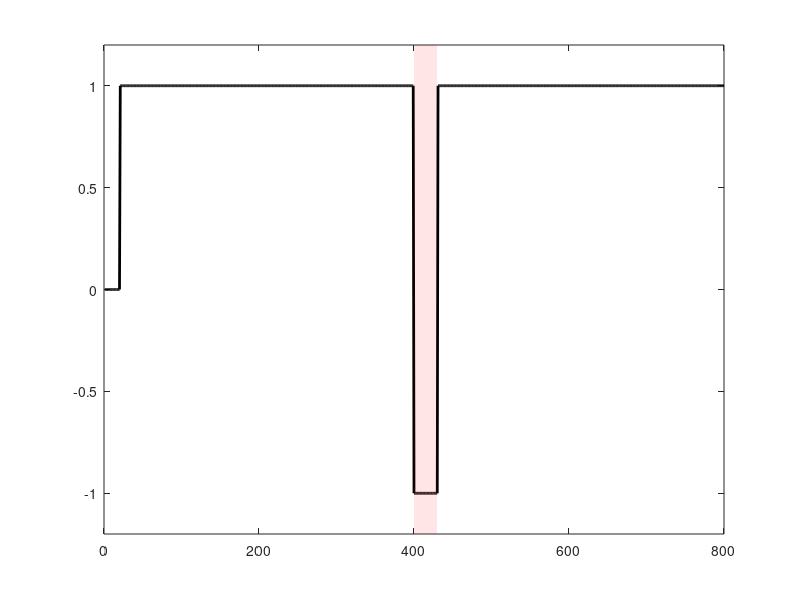
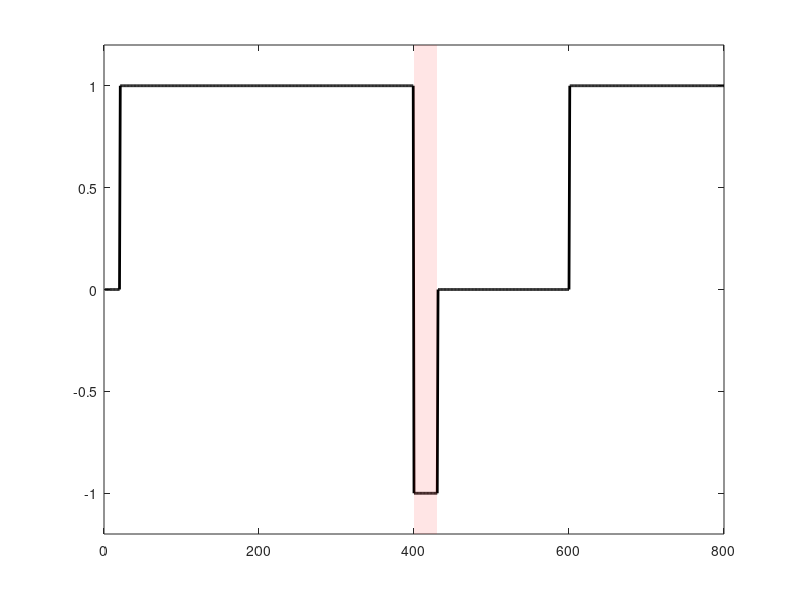

These charts were generated, in order, by the following MATLAB code: (Note: this script raises an error after producing the figures.)
clc
clear
close all

% %%%%%%%%%%%%%%%%%%%%%% Configs
num_trials = 800;
err_clamp_bool = 0;
diturbance_interval = 400:430;
null_interval = 431:600;

f_relearning = ones(1, num_trials);
f_relearning(1:20) = 0;
f_relearning(diturbance_interval) = -1;

f_relearning_washout = ones(1, num_trials);
f_relearning_washout([1:20, null_interval]) = 0;
f_relearning_washout(diturbance_interval) = -1;

% Single-State and Gain-Specific Models
A = 0.99;
B = 0.013;

% Multi-Rate Model
Af = 0.91;
As = 0.996;
Bf = 0.03;
Bs = 0.004;
%% Showing Different Paradimgs for re-learning
clc
close all
f = f_relearning;
figure
plot(1:num_trials, f, 'k', 'LineWidth', 2)
ylim([-1.2, 1.2])
box = [diturbance_interval(1) diturbance_interval(1)...
        diturbance_interval(end) diturbance_interval(end)];
boxy = [-1.2 1.2 1.2 -1.2];
patch(box,boxy,'r','FaceAlpha',0.1, 'EdgeAlpha', 0)

f = f_relearning_washout;
figure
plot(1:num_trials, f, 'k', 'LineWidth', 2)
ylim([-1.2, 1.2])
box = [diturbance_interval(1) diturbance_interval(1)...
        diturbance_interval(end) diturbance_interval(end)];
boxy = [-1.2 1.2 1.2 -1.2];
patch(box,boxy,'r','FaceAlpha',0.1, 'EdgeAlpha', 0)

%% Single-State Model
clc
close all

f = f_relearning;
x = zeros(1, num_trials);

for trial_no = 2:num_trials
    x(trial_no) = single_state(x(trial_no-1), f(trial_no-1), A, B, err_clamp_bool);
end

figure
plot(1:num_trials, x, 'r', 'LineWidth', 2)
patch(box,boxy,'r','FaceAlpha',0.1, 'EdgeAlpha', 0)
ylim([-0.6, 0.6])
legend('Net Adaptation', 'Location', 'southeast')

f = f_relearning_washout;
x_null = zeros(1, num_trials);

for trial_no = 2:num_trials
    x_null(trial_no) = single_state(x_null(trial_no-1), f(trial_no-1), A, B, err_clamp_bool);
end

% initial learning vs relearning (null_trials_inserted)
figure
hold on
plot(1:200, x(20+1:200+20), 'r', 'LineWidth', 2)

plot(1:200, x_null(null_interval(end)+1:200+null_interval(end)), '--r', 'LineWidth', 4)
ylim([0, 0.6])
legend('Initila Learning', 'Re-Learning', 'Location', 'southeast')
%% Gain Specific Model
clc
close all

f = f_relearning;

x = zeros(1, num_trials);
x1 = zeros(1, num_trials);
x2 = zeros(1, num_trials);
for trial_no = 2:num_trials
    [x1(trial_no), x2(trial_no), x(trial_no)] = gain_specific(...
        x1(trial_no-1), x2(trial_no-1), f(trial_no-1), A, B, err_clamp_bool);
end

f = f_relearning_washout;
x_null = zeros(1, num_trials);
x1_null = zeros(1, num_trials);
x2_null = zeros(1, num_trials);
for trial_no = 2:num_trials
    [x1_null(trial_no), x2_null(trial_no), x_null(trial_no)] = gain_specific(...
        x1_null(trial_no-1), x2_null(trial_no-1), f(trial_no-1), A, B, err_clamp_bool);
end

figure
hold on
plot(1:num_trials, x, 'r', 'LineWidth', 2)
plot(1:num_trials, x1, '--g', 'LineWidth', 2)
plot(1:num_trials, x2, '--b', 'LineWidth', 2)
patch(box,boxy,'r','FaceAlpha',0.1, 'EdgeAlpha', 0)
legend('Net Adaptation', 'Down State', 'Up State', 'Location', 'southeast')
ylim([-0.6, 0.6])

% initial learning vs relearning (null_trials_inserted)
figure
hold on
plot(1:200, x(20+1:200+20), 'r', 'LineWidth', 2)

plot(1:200, x_null(null_interval(end)+1:200+null_interval(end)), '--r', 'LineWidth', 4)
ylim([0, 0.6])
legend('Initila Learning', 'Re-Learning', 'Location', 'southeast')
%% Multi-Rate Model

clc
close all

f = f_relearning;
x = zeros(1, num_trials);
x1 = zeros(1, num_trials);
x2 = zeros(1, num_trials);
for trial_no = 2:num_trials
    [x1(trial_no), x2(trial_no), x(trial_no)] = multi_rate(...
        x1(trial_no-1), x2(trial_no-1), f(trial_no-1), [Af, As], [Bf, Bs], err_clamp_bool);
end

figure
hold on
plot(1:num_trials, x, 'r', 'LineWidth', 2)
plot(1:num_trials, x1, '--g', 'LineWidth', 2)
plot(1:num_trials, x2, '--b', 'LineWidth', 2)
patch(box,boxy,'r','FaceAlpha',0.1, 'EdgeAlpha', 0)
legend('Net Adaptation', 'Slow State', 'Fast State', 'Location', 'southeast')
ylim([-0.6, 0.6])


f = f_relearning_washout;
x_null = zeros(1, num_trials);
x1_null = zeros(1, num_trials);
x2_null = zeros(1, num_trials);
for trial_no = 2:num_trials
    [x1_null(trial_no), x2_null(trial_no), x_null(trial_no)] = multi_rate(...
        x1_null(trial_no-1), x2_null(trial_no-1), f(trial_no-1), [Af, As], [Bf, Bs], err_clamp_bool);
end

% initial learning vs relearning
figure
hold on
plot(1:200, x(20+1:200+20), 'r', 'LineWidth', 2)
plot(1:200, x_null(null_interval(end)+1:200+null_interval(end)), '--r', 'LineWidth', 4)
ylim([0, 0.6])
legend('Initila Learning', 'Re-Learning', 'Location', 'southeast')

